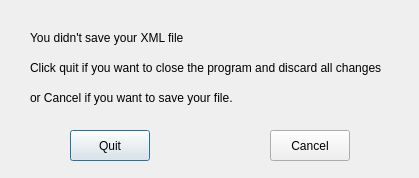
<?xml version="1.0" encoding="UTF-8"?>
<ui version="4.0">
 <class>DialogSave</class>
 <widget class="QDialog" name="DialogSave">
  <property name="geometry">
   <rect>
    <x>0</x>
    <y>0</y>
    <width>419</width>
    <height>178</height>
   </rect>
  </property>
  <property name="windowTitle">
   <string>Dialog</string>
  </property>
  <widget class="QLabel" name="label">
   <property name="geometry">
    <rect>
     <x>30</x>
     <y>30</y>
     <width>211</width>
     <height>16</height>
    </rect>
   </property>
   <property name="text">
    <string>You didn't save your XML file</string>
   </property>
  </widget>
  <widget class="QLabel" name="label_2">
   <property name="geometry">
    <rect>
     <x>30</x>
     <y>60</y>
     <width>371</width>
     <height>16</height>
    </rect>
   </property>
   <property name="text">
    <string>Click quit if you want to close the program and discard all changes</string>
   </property>
  </widget>
  <widget class="QLabel" name="label_3">
   <property name="geometry">
    <rect>
     <x>30</x>
     <y>90</y>
     <width>261</width>
     <height>16</height>
    </rect>
   </property>
   <property name="text">
    <string>or Cancel if you want to save your file.</string>
   </property>
  </widget>
  <widget class="QPushButton" name="btnQuit">
   <property name="geometry">
    <rect>
     <x>70</x>
     <y>130</y>
     <width>80</width>
     <height>31</height>
    </rect>
   </property>
   <property name="text">
    <string>Quit</string>
   </property>
  </widget>
  <widget class="QPushButton" name="btnCancel">
   <property name="geometry">
    <rect>
     <x>270</x>
     <y>130</y>
     <width>80</width>
     <height>31</height>
    </rect>
   </property>
   <property name="text">
    <string>Cancel</string>
   </property>
  </widget>
 </widget>
 <resources/>
 <connections/>
</ui>
